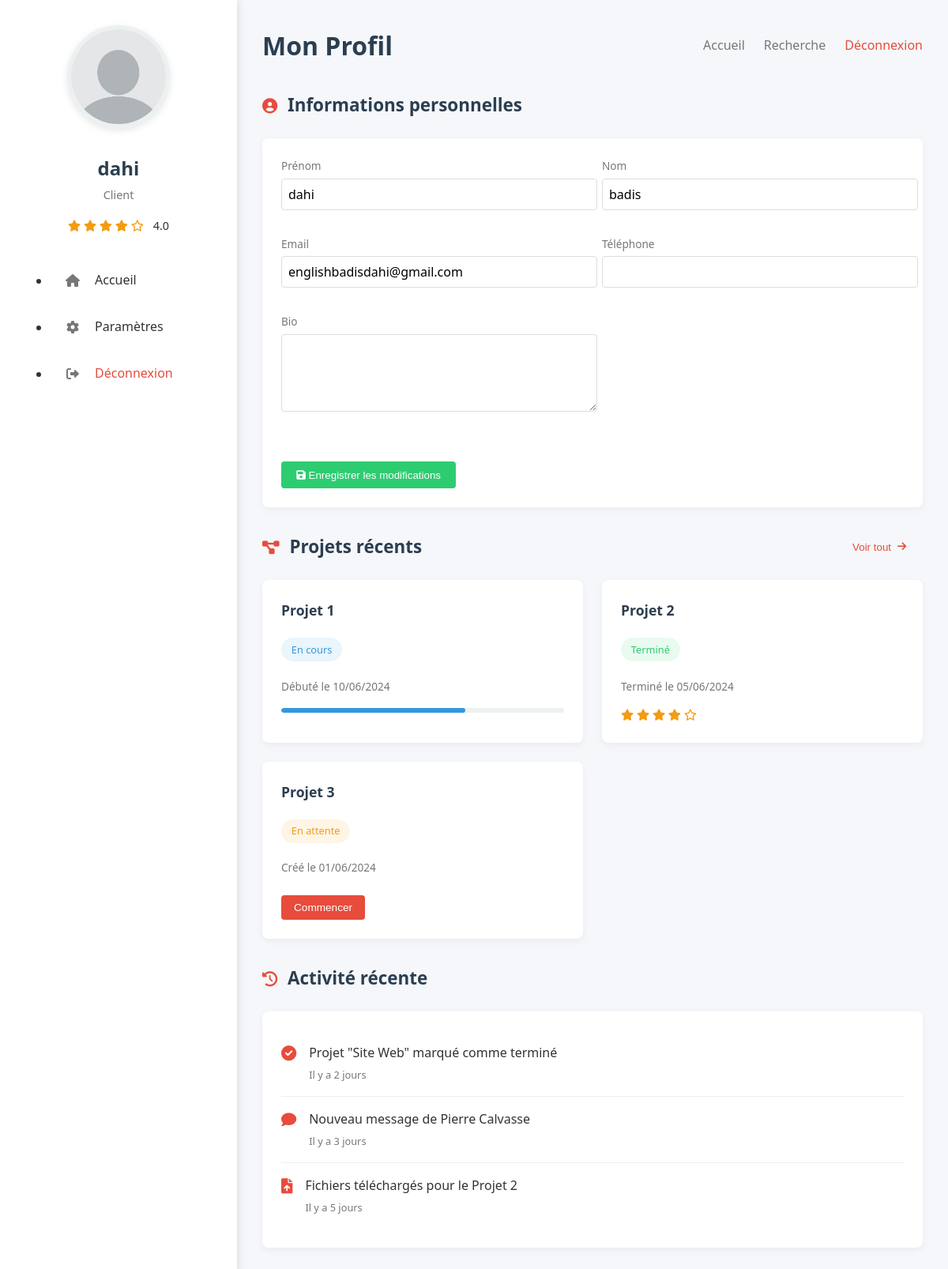
Before: /php/espclient.php (signed in) with the older database file.
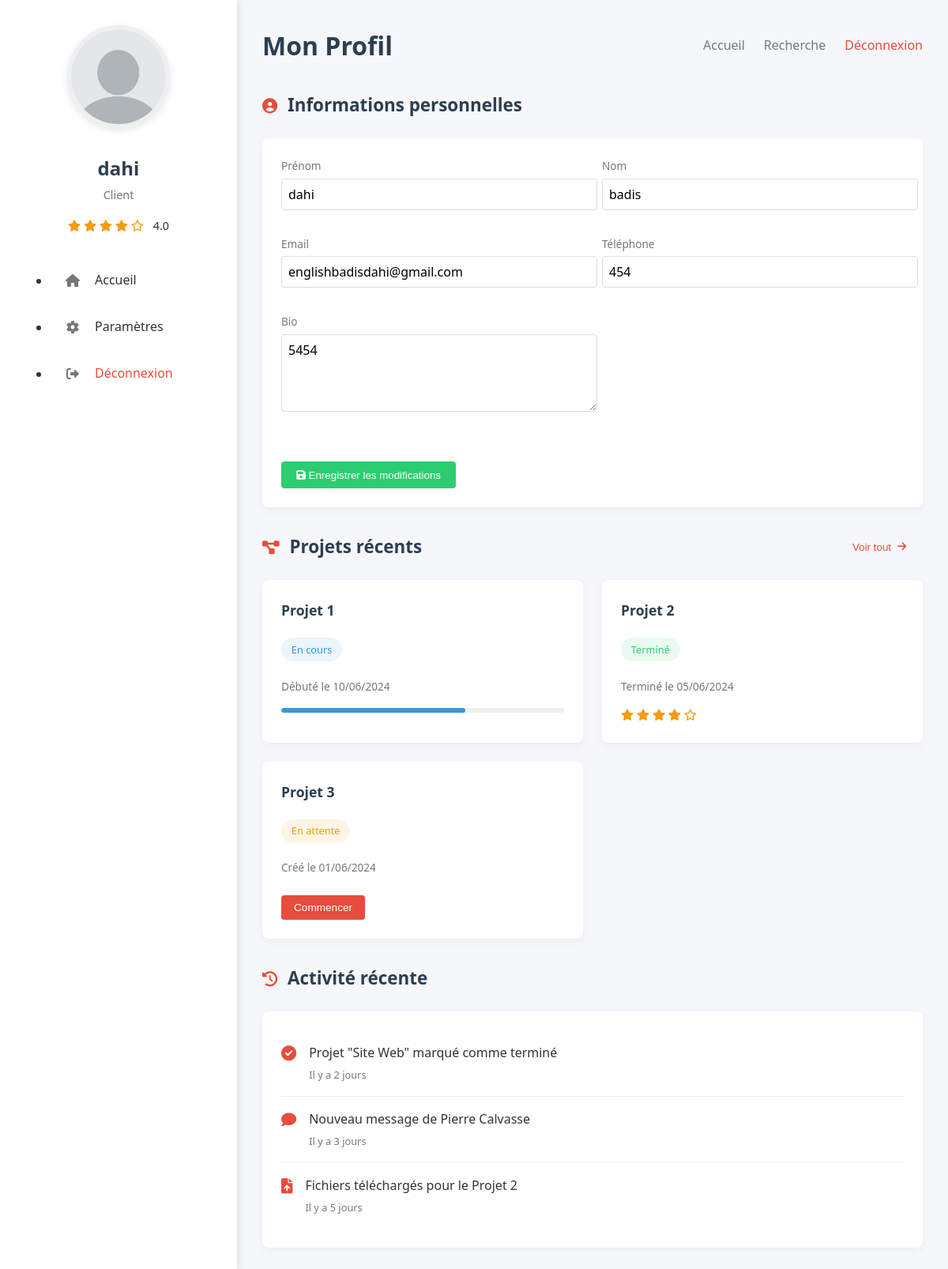
After: the same page with the newer database file.
### tables this page shows
CREATE TABLE `users` (
  `user_id` int(11) NOT NULL,
  `email` varchar(100) NOT NULL,
  `password` varchar(255) NOT NULL,
  `first_name` varchar(50) NOT NULL,
  `last_name` varchar(50) NOT NULL,
  `phone` varchar(20) DEFAULT NULL,
  `profile_picture` varchar(255) DEFAULT NULL,
  `bio` text,
  `user_type` enum('monteur','employeur','admin') NOT NULL,
  `created_at` timestamp NOT NULL DEFAULT CURRENT_TIMESTAMP,
  `updated_at` timestamp NOT NULL DEFAULT CURRENT_TIMESTAMP ON UPDATE CURRENT_TIMESTAMP
);

### php/espclient.php (the view, shortened to what this page needs)
<?php
$servername ='localhost';
$username ='root';
$password ='root';
$dbname='ctmdata';
try {
    $conn = new PDO("mysql:host=$servername;dbname=$dbname;charset=utf8mb4", $username, $password);
    $conn->setAttribute(PDO::ATTR_ERRMODE, PDO::ERRMODE_EXCEPTION);
    if (isset($_SESSION['user_id'])) {
        $requser = $conn->prepare('SELECT * FROM users WHERE user_id = ?');
        $requser->execute(array($_SESSION['user_id']));
        $user_info = $requser->fetch();
    } else {
        header("Location: ../index.html");
        exit();
    }
} catch (PDOException $e) {
    echo "Erreur de connexion : " . $e->getMessage();
    exit();
}
?>
<!DOCTYPE html>
<html lang="fr">
<head>
    <link rel="stylesheet" href="https://cdnjs.cloudflare.com/ajax/libs/font-awesome/6.0.0-beta3/css/all.min.css">
</head>
<body>
    <div class="profile-container">
        <div class="profile-sidebar">
            <div class="profile-card">
                <div class="profile-header">
                    <img src="../pictures/photo de profil neutre.png" alt="Photo de profil" class="profile-avatar">
                    <div class="profile-info">
                        <h2><?php echo htmlspecialchars($user_info['first_name']); ?></h2>
                        <p class="profile-role">Client</p>
                        <div class="profile-rating">
                            <i class="fas fa-star"></i>
                            <i class="fas fa-star"></i>
                            <i class="fas fa-star"></i>
                            <i class="fas fa-star"></i>
                            <i class="far fa-star"></i>
                            <span>4.0</span>
                        </div>
                    </div>
                </div>
                <nav class="profile-menu">
                    <ul>
                        <li>
                            <a href="../html/accueil.html" class="menu-item">
                                <i class="fas fa-home"></i>
                                <span>Accueil</span>
                            </a>
                        </li>
                        <li>
                            <a href="#" class="menu-item">
                                <i class="fas fa-cog"></i>
                                <span>Paramètres</span>
                            </a>
                        </li>
                        <li>
                            <a href="logout.php" class="menu-item logout">
                                <i class="fas fa-sign-out-alt"></i>
                                <span>Déconnexion</span>
                            </a>
                        </li>
                    </ul>
                </nav>
            </div>
        </div>
        <div class="profile-content">
            <header class="content-header">
                <h1>Mon Profil</h1>
                <nav class="content-nav">
                    <ul>
                        <li><a href="../html/accueil.html">Accueil</a></li>
                        <li><a href="../html/recherche.html">Recherche</a></li>
                        <li><a href="../index.html" class="logout-link">Déconnexion</a></li>
                    </ul>
                </nav>
            </header>
            <div class="profile-sections">
                <section class="personal-info">
                    <div class="section-header">
                        <i class="fas fa-user-circle"></i>
                        <h2>Informations personnelles</h2>
                    </div>
                    <form method="POST" action="">
                        <div class="info-grid">
                            <div class="info-item">
                                <span class="info-label">Prénom</span>
                                <input type="text" name="first_name" class="form-control" value="<?php echo htmlspecialchars($user_info['first_name']); ?>" required>
                            </div>
                            <div class="info-item">
                                <span class="info-label">Nom</span>
                                <input type="text" name="last_name" class="form-control" value="<?php echo htmlspecialchars($user_info['last_name']); ?>" required>
                            </div>
                            <div class="info-item">
                                <span class="info-label">Email</span>
                                <input type="email" name="email" class="form-control" value="<?php echo htmlspecialchars($user_info['email']); ?>" required>
                            </div>
                            <div class="info-item">
                                <span class="info-label">Téléphone</span>
                                <input type="text" name="phone" class="form-control" value="<?php echo htmlspecialchars($user_info['phone']); ?>">
                            </div>
                            <div class="info-item">
                                <span class="info-label">Bio</span>
                                <textarea name="bio" class="form-control"><?php echo htmlspecialchars($user_info['bio'] ?? ''); ?></textarea>
                            </div>
                            <div class="form-buttons">
                                <button type="submit" name="update_profile" class="save-btn">
                                    <i class="fas fa-save"></i> Enregistrer les modifications
                                </button>
                            </div>
                        </div>
                    </form>
                </section>
                <section class="recent-projects">
                    <div class="section-header">
                        <i class="fas fa-project-diagram"></i>
                        <h2>Projets récents</h2>
                        <button class="view-all-btn">
                            Voir tout <i class="fas fa-arrow-right"></i>
                        </button>
                    </div>
                    <div class="projects-grid">
                        <div class="project-card">
                            <h3>Projet 1</h3>
                            <p class="project-status in-progress">En cours</p>
                            <p class="project-date">Débuté le 10/06/2024</p>
                            <div class="project-progress">
                                <div class="progress-bar" style="width: 65%"></div>
                            </div>
                        </div>
                        <div class="project-card">
                            <h3>Projet 2</h3>
                            <p class="project-status completed">Terminé</p>
                            <p class="project-date">Terminé le 05/06/2024</p>
                            <div class="project-rating">
                                <i class="fas fa-star"></i>
                                <i class="fas fa-star"></i>
                                <i class="fas fa-star"></i>
                                <i class="fas fa-star"></i>
                                <i class="far fa-star"></i>
                            </div>
                        </div>
                        <div class="project-card">
                            <h3>Projet 3</h3>
                            <p class="project-status pending">En attente</p>
                            <p class="project-date">Créé le 01/06/2024</p>
                            <button class="start-project-btn">
                                Commencer
                            </button>
                        </div>
                    </div>
                </section>
                <section class="activity-feed">
                    <div class="section-header">
                        <i class="fas fa-history"></i>
                        <h2>Activité récente</h2>
                    </div>
                    <div class="activity-list">
                        <div class="activity-item">
                            <i class="fas fa-check-circle"></i>
                            <div class="activity-content">
                                <p>Projet "Site Web" marqué comme terminé</p>
                                <span class="activity-time">Il y a 2 jours</span>
                            </div>
                        </div>
                        <div class="activity-item">
                            <i class="fas fa-comment"></i>
                            <div class="activity-content">
                                <p>Nouveau message de Pierre Calvasse</p>
                                <span class="activity-time">Il y a 3 jours</span>
                            </div>
                        </div>
                        <div class="activity-item">
                            <i class="fas fa-file-upload"></i>
                            <div class="activity-content">
                                <p>Fichiers téléchargés pour le Projet 2</p>
                                <span class="activity-time">Il y a 5 jours</span>
                            </div>
                        </div>
                    </div>
                </section>
            </div>
        </div>
    </div>
</body>
</html>

Changed rows visible on the page:
changed users "dahi": phone (not shown) → "454"; bio (not shown) → "5454"
